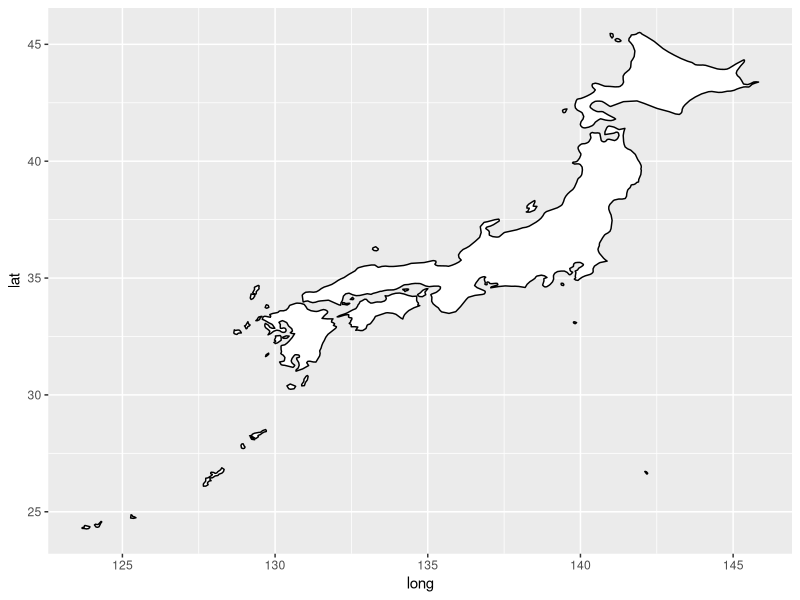
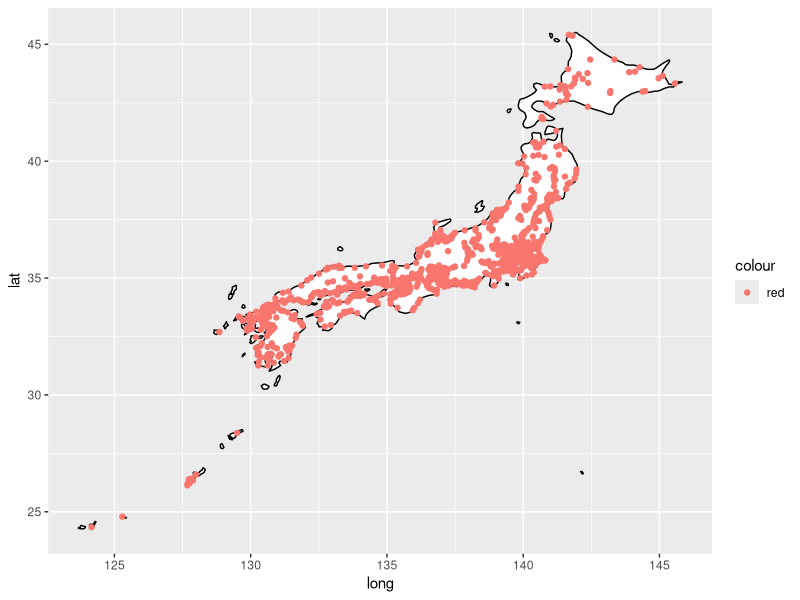
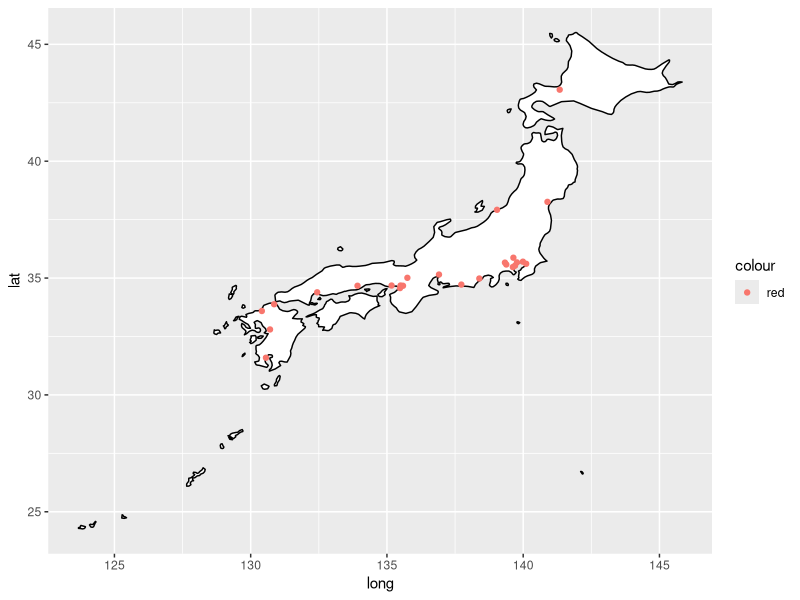
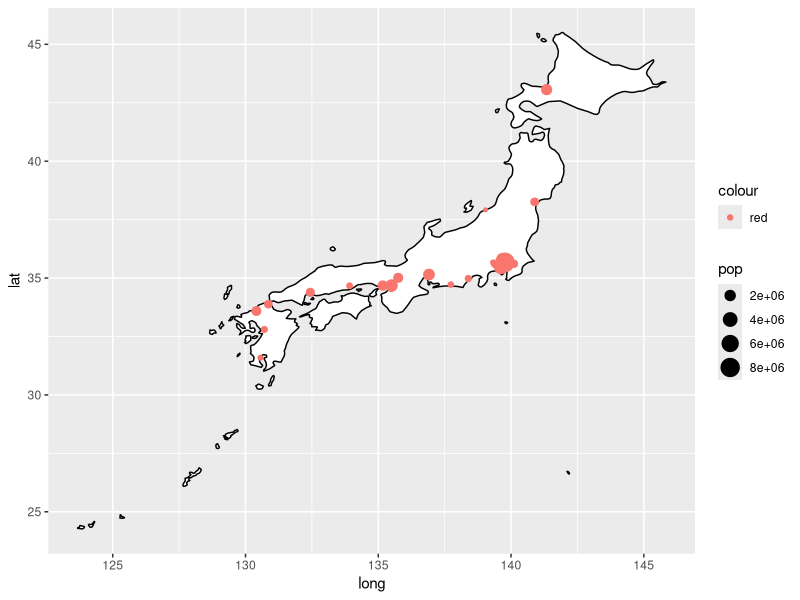
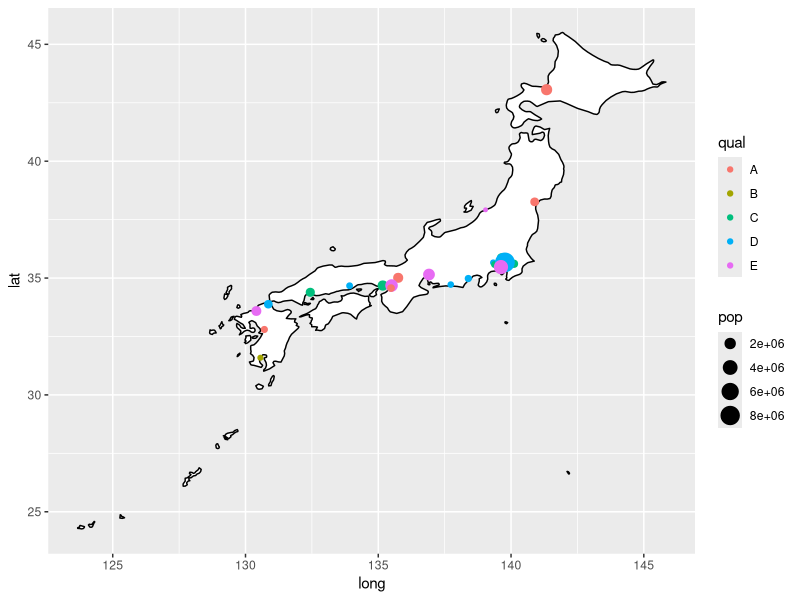
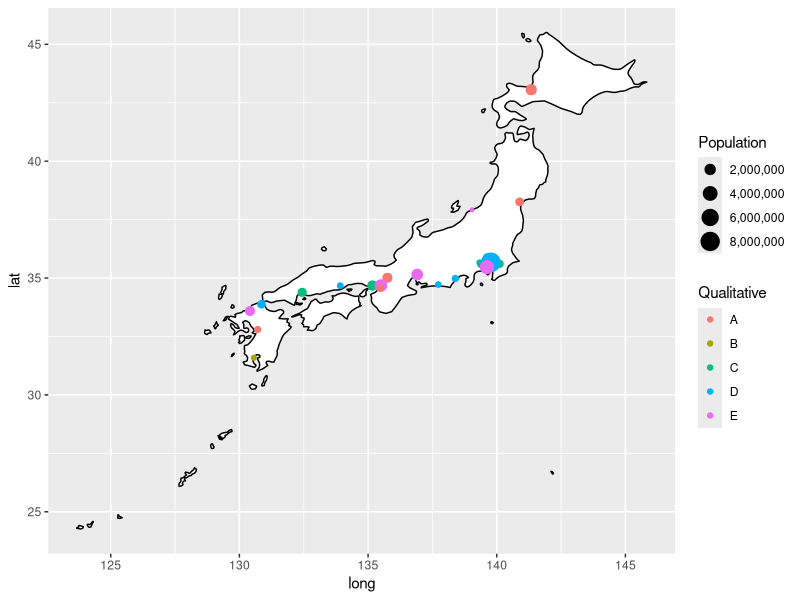

Write R code to recreate these figures, in order.
######bubble maps

library(tidyverse)
library(maps)

####this provides city data

world <- map_data("world")

japan <- filter(world,region=="Japan")

ggplot(data = japan, mapping = aes(x= long, y= lat, group = group))+geom_polygon(color="black",fill="white")

######maps package has city data

head(maps::world.cities)
my_cities <-maps::world.cities

japan_cities <- filter(my_cities,country.etc=="Japan")

head(japan_cities)

####make a point for every city
ggplot(data = japan, mapping = aes(x= long, y= lat, group = group))+
  geom_polygon(color="black",fill="white")+
  geom_point(data = japan_cities,aes(x=long,y=lat,group=NULL,color="red"))


####let's pick just the big cities

japan_big_cities <- filter(my_cities,country.etc=="Japan" & pop>500000)

ggplot(data = japan, mapping = aes(x= long, y= lat, group = group))+
  geom_polygon(color="black",fill="white")+
  geom_point(data = japan_big_cities,aes(x=long,y=lat,group=NULL,color="red"))


####vary size of point by city size
ggplot(data = japan, mapping = aes(x= long, y= lat, group = group))+
  geom_polygon(color="black",fill="white")+
  geom_point(data = japan_big_cities,aes(x=long,y=lat,group=NULL,color="red",size=pop))

#####now vary the color of the dots

japan_big_cities$qual <- sample(LETTERS[1:5],nrow(japan_big_cities),replace=TRUE)



ggplot(data = japan, mapping = aes(x= long, y= lat, group = group))+
  geom_polygon(color="black",fill="white")+
  geom_point(data = japan_big_cities,aes(x=long,y=lat,group=NULL,color=qual,size=pop))

#####do some tweaking
####no scientific notation in legend r ggplot -- scales package adds the "scale_size_continuous" function to our arsenal, and we can set label=comma
library(scales)

###change the column name to make the legend nicer
japan_big_cities$Population <- japan_big_cities$pop
japan_big_cities$Qualitative <- japan_big_cities$qual

####do some additional refining
ggplot(data = japan, mapping = aes(x= long, y= lat, group = group))+geom_polygon(color="black",fill="white")+
  geom_point(data = japan_big_cities,aes(x=long,y=lat,group=NULL,color=Qualitative,size=Population))+
  scale_size_continuous(label=comma)

